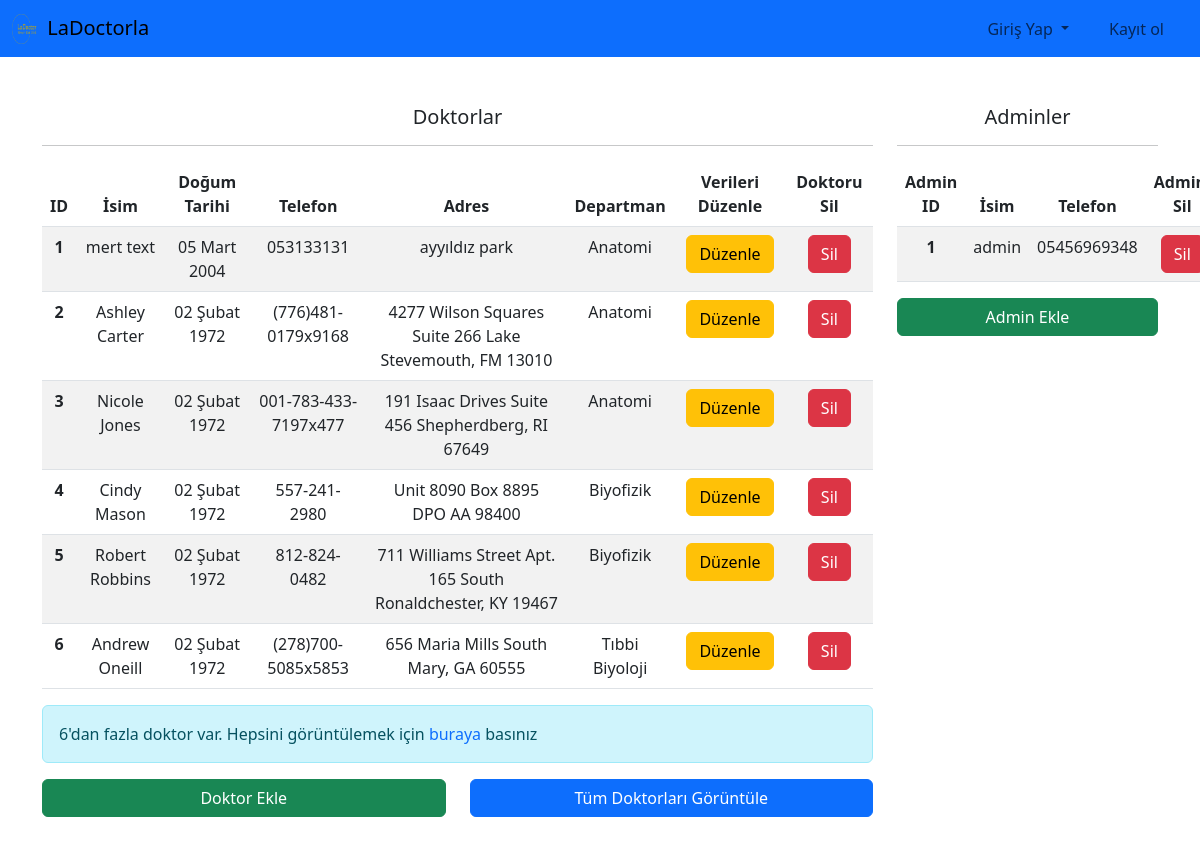
/dashboard, run on the app's committed database.
### user/models.py (models this page shows, shortened)
class Doctor(models.Model):
    doctorID = models.AutoField(primary_key=True)
    name = models.CharField(max_length=100)
    surname = models.CharField(max_length=100)
    email = models.EmailField()
    username = models.CharField(max_length=100)
    password = models.CharField(max_length=100)
    birthdate = models.DateField()
    gender = models.CharField(max_length=10)
    phone = models.CharField(max_length=15)
    address = models.TextField()
    department = models.CharField(max_length=100)
    hospital = models.CharField(max_length=100)
    is_active = models.BooleanField(default=False)
    created_date = models.DateTimeField(auto_now_add=True)

class Admin(models.Model):
    adminID = models.AutoField(primary_key=True)
    name = models.CharField(max_length=100)
    surname = models.CharField(max_length=100)
    username = models.CharField(max_length=100)
    email = models.EmailField()
    password = models.CharField(max_length=100)
    birthdate = models.DateField()
    gender = models.CharField(max_length=10)
    phone = models.CharField(max_length=15)
    address = models.TextField()
    is_active = models.BooleanField(default=False)
    created_date = models.DateTimeField(auto_now_add=True)

### user/views.py (the view)
# urls.py: path('dashboard', userviews.dashboard,name="dashboard"),
def dashboard(request):
    data = Doctor.objects.all()
    admins = Admin.objects.all()
    mt = False
    if len(data)>6:
        data = data[:6]
        mt = True
    return render(request,"dashboard.html",{'data':data,'mt':mt,"admins":admins})

### templates/dashboard.html (shortened to what this page needs)
{% extends "layout.html" %}
{% block body %}
<div class="row">
    <div class="col-md-9">
        <h5 class="text-center">Doktorlar</h5>
        <hr>
        <table id="meinemTisch" class="table text-center table-hover table-striped mt-1 text-center">
          <thead>
            <tr>
              <th scope="col">ID</th>
              <th scope="col">İsim</th>
              <th scope="col">Doğum Tarihi</th>
              <th scope="col">Telefon</th>
              <th scope="col">Adres</th>
              <th scope="col">Departman</th>
              <th scope="col">Verileri Düzenle</th>
              <th scope="col">Doktoru Sil</th>
            </tr>
          </thead>
          <tbody>
              {% for doctor in data %}
              <tr>
                  <th scope="row">{{ doctor.doctorID }}</th>
                  <td>{{ doctor.name }} {{ doctor.surname }}</td>
                  <td>{{ doctor.birthdate }}</td>
                  <td>{{ doctor.phone }}</td>
                  <td>{{ doctor.address }}</td>
                  <td>{{ doctor.department }}</td>
                  <td><a href="{% url 'edit_doctor' id=doctor.doctorID %}" class="btn btn-warning">Düzenle</a></td>
                  <td><a href="{% url 'doctor_delete' id=doctor.doctorID %}" id="doctor_{{ doctor.doctorID }}" class="btn btn-danger">Sil</a></td>
              </tr>
              {% endfor %}
          </tbody>
        </table>
        {% if mt == True %}
              <div class="alert alert-info">6'dan fazla doktor var. Hepsini görüntülemek için <a class="link-offset-2 link-underline link-underline-opacity-0" href="{% url 'doctors' %}">buraya</a> basınız</div>
              {% endif %}
          <div class="row mb-5">
            <div class="col-md-6">
              <a style="width:100%" class="btn btn-success" href="{% url 'doctor_register' %}">Doktor Ekle</a>
            </div>
            <div class="col-md-6">
              <a style="width:100%" class="btn btn-primary" href="{% url 'doctors' %}">Tüm Doktorları Görüntüle</a>
            </div>
          </div>
    </div>
    <div class="col-md-3">
      <h5 class="text-center">Adminler</h5>
      <hr>
      <table id="meinemTisch" class="table text-center table-hover table-striped mt-1 text-center">
        <thead>
          <tr>
            <th scope="col">Admin ID</th>
            <th scope="col">İsim</th>
            <th scope="col">Telefon</th>
            <th scope="col">Admini  Sil</th>
          </tr>
        </thead>
        <tbody>
            {% for admin in admins %}
            <tr>
                <th scope="row">{{ admin.adminID }}</th>
                <td>{{ admin.name }}</td>
                <td>{{ admin.phone }}</td>
                <td><a href="{% url 'admin_delete' id=admin.adminID %}" id="" class="btn btn-danger">Sil</a></td>
            </tr>
            {% endfor %}
        </tbody>
      </table>
      <a style="width:100%" class="btn btn-success" href="{% url 'admin_register' %}">Admin Ekle</a>
    </div>
</div>
{% endblock body %}

### templates/layout.html (shortened to what this page needs)
{% load static %}
<!DOCTYPE html>
<html lang="en">
<head>
    <link rel="stylesheet" href="https://cdnjs.cloudflare.com/ajax/libs/twitter-bootstrap/5.3.0/css/bootstrap.min.css">
    <link rel="stylesheet" href="https://cdn.datatables.net/2.0.5/css/dataTables.bootstrap5.css">
</head>
<body>
<nav class="navbar navbar-expand-lg bg-primary">
    <div class="container-fluid justify-content-between">
        <a class="navbar-brand" href="/">
            <img src="{% static 'img/ladoctor/ladoctor-logo-zip-file/png/logo-no-background.png' %}" alt="" width="30" height="30" class="d-inline-block align-text-top">
            LaDoctorla
        </a>
        <div class="collapse navbar-collapse" id="navbarSupportedContent">
            <ul class="navbar-nav mb-2 mb-lg-0 me-3">
                {% if 'logged_in' in request.session %}
                    <li class="nav-item">
                        <a class="nav-link active" href="{% url 'active_doctors' %}">Aktif Doktorlar</a>
                    </li>
                    {% if 'doctor_id' in request.session %}
                        <li class="nav-item">
                            <a class="nav-link active" href="{% url 'doctor_profile' %}">Doktor Paneli</a>
                        </li>
                    {% endif %}
                    {% if 'patient_id' in request.session %}
                        <li class="nav-item">
                            <a class="nav-link active" href="{% url 'get_appointment' %}">Randevu Al</a>
                        </li>
                    {% endif %}
                    {% if 'admin_id' in request.session %}
                        <li class="nav-item">
                            <a class="nav-link active" href="{% url 'dashboard' %}">Kontrol Paneli</a>
                        </li>
                    {% endif %}
                    <ul class="navbar-nav me-auto mb-2 mb-lg-0">
                        <li class="nav-item">
                            <a class="nav-link" href="{% url 'logout' %}">Çıkış Yap</a>
                        </li>
                    </ul>
                {% else %}
                    <li class="nav-item dropdown me-4">
                        <a class="nav-link dropdown-toggle" href="#" role="button" data-bs-toggle="dropdown" aria-expanded="false">
                            Giriş Yap
                        </a>
                    </li>
                    <ul class="navbar-nav me-auto mb-2 mb-lg-0">
                        <li class="nav-item">
                            <a class="nav-link" href="{% url 'user_register' %}">Kayıt ol</a>
                        </li>
                    </ul>
                {% endif %}
            </ul>
        </div>
    </div>
</nav>
<div class="container-xl mt-5">
    {% block body %}
    {% endblock body %}
</div>
</body>
</html>

### data on the page
Doctor: doctorID "1", name "mert", surname "text", birthdate "05 Mart 2004", phone "053133131", address "ayyıldız park", department "Anatomi"
Doctor: doctorID "2", name "Ashley", surname "Carter", birthdate "02 Şubat 1972", phone "(776)481-0179x9168", address "4277 Wilson Squares Suite 266 Lake Stevemouth, FM 13010", department "Anatomi"
Doctor: doctorID "3", name "Nicole", surname "Jones", birthdate "02 Şubat 1972", phone "001-783-433-7197x477", address "191 Isaac Drives Suite 456 Shepherdberg, RI 67649", department "Anatomi"
Doctor: doctorID "4", name "Cindy", surname "Mason", birthdate "02 Şubat 1972", phone "557-241-2980", address "Unit 8090 Box 8895 DPO AA 98400", department "Biyofizik"
Doctor: doctorID "5", name "Robert", surname "Robbins", birthdate "02 Şubat 1972", phone "812-824-0482", address "711 Williams Street Apt. 165 South Ronaldchester, KY 19467", department "Biyofizik"
Doctor: doctorID "6", name "Andrew", surname "Oneill", birthdate "02 Şubat 1972", phone "(278)700-5085x5853", address "656 Maria Mills South Mary, GA 60555", department "Tıbbi Biyoloji"
Admin: adminID "1", name "admin", phone "05456969348"
